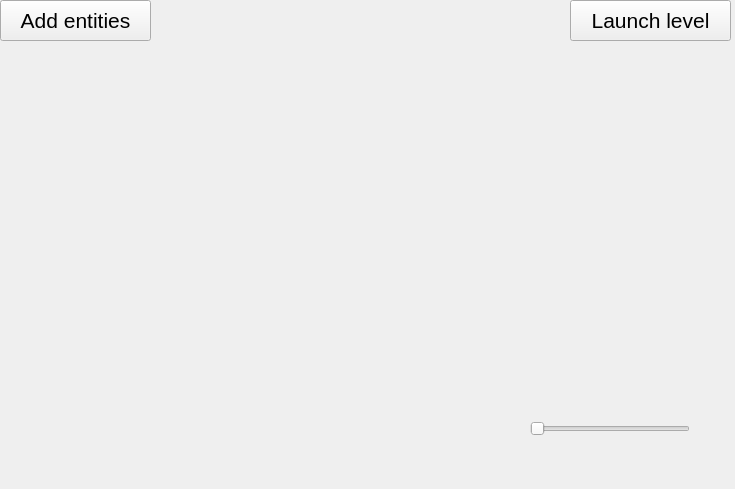
<?xml version="1.0" encoding="UTF-8"?>
<ui version="4.0">
 <class>LevelCreator</class>
 <widget class="QWidget" name="LevelCreator">
  <property name="geometry">
   <rect>
    <x>0</x>
    <y>0</y>
    <width>735</width>
    <height>489</height>
   </rect>
  </property>
  <property name="font">
   <font>
    <pointsize>16</pointsize>
   </font>
  </property>
  <property name="windowTitle">
   <string>Level creator</string>
  </property>
  <widget class="QPushButton" name="addObjectPushButton">
   <property name="geometry">
    <rect>
     <x>0</x>
     <y>0</y>
     <width>151</width>
     <height>41</height>
    </rect>
   </property>
   <property name="text">
    <string>Add entities</string>
   </property>
  </widget>
  <widget class="QPushButton" name="launchLevelPushButton">
   <property name="geometry">
    <rect>
     <x>570</x>
     <y>0</y>
     <width>161</width>
     <height>41</height>
    </rect>
   </property>
   <property name="text">
    <string>Launch level</string>
   </property>
  </widget>
  <widget class="QSlider" name="colorSlider">
   <property name="geometry">
    <rect>
     <x>530</x>
     <y>420</y>
     <width>160</width>
     <height>18</height>
    </rect>
   </property>
   <property name="minimum">
    <number>1</number>
   </property>
   <property name="maximum">
    <number>768</number>
   </property>
   <property name="orientation">
    <enum>Qt::Horizontal</enum>
   </property>
  </widget>
  <widget class="QWidget" name="simulation" native="true">
   <property name="geometry">
    <rect>
     <x>220</x>
     <y>150</y>
     <width>281</width>
     <height>191</height>
    </rect>
   </property>
  </widget>
 </widget>
 <resources/>
 <connections/>
</ui>
